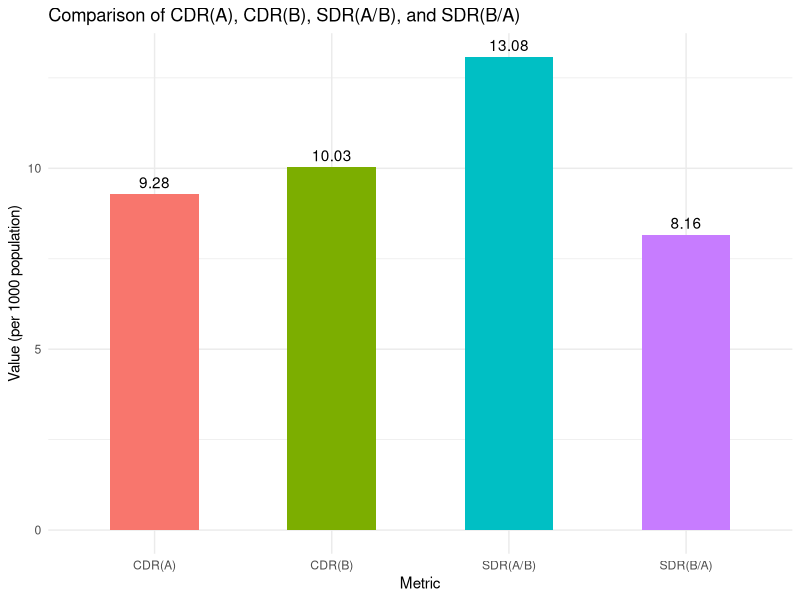

This figure's R source:
## ---- chunk 1
library(tidyverse)
## ---- chunk 2
# Given Data
mortality_data <- tibble(
  Age_Group = c("0-4", "5-14", "15-24", "25-64", "65+"),
  Px_A = c(660, 1200, 1000, 1975, 165),
  Mx_A = c(0.025, 0.004, 0.005, 0.006, 0.050),
  Px_B = c(595, 1275, 1340, 5350, 1440),
  Mx_B = c(0.020, 0.004, 0.006, 0.006, 0.030),
)
print(mortality_data)
## ---- chunk 3
mortality_data <- mortality_data %>%
  mutate(
    MxA_PxA = Mx_A * Px_A,
    MxB_PxB = Mx_B * Px_B,
    MxA_PxB = Mx_A * Px_B,
    MxB_PxA = Mx_B * Px_A
  )
print(mortality_data)
## ---- chunk 4
total_PxA <- sum(mortality_data$Px_A)
total_PxB <- sum(mortality_data$Px_B)
total_MxA_PxA <- sum(mortality_data$MxA_PxA)
total_MxB_PxB <- sum(mortality_data$MxB_PxB)
total_MxA_PxB <- sum(mortality_data$MxA_PxB)
total_MxB_PxA <- sum(mortality_data$MxB_PxA)
## ---- chunk 5
CDR_A <- (total_MxA_PxA / total_PxA) * 1000
CDR_B <- (total_MxB_PxB / total_PxB) * 1000
SDR_A_B <- (total_MxA_PxB / total_PxB) * 1000
SDR_B_A <- (total_MxB_PxA / total_PxA) * 1000
## ---- chunk 6
results <- tibble(
  Metric = c("CDR(A)", "CDR(B)", "SDR(A/B)", "SDR(B/A)"),
  Value = c(round(CDR_A, 2), round(CDR_B, 2), round(SDR_A_B, 2), round(SDR_B_A, 2))
)

mortality_data
results
## ---- chunk 7
# Plot Mortality Rates
ggplot(results, aes(x = Metric, y = Value, fill = Metric)) +
  geom_bar(stat = "identity", width = 0.5) +
  labs(
    title = "Comparison of CDR(A), CDR(B), SDR(A/B), and SDR(B/A)",
    x = "Metric",
    y = "Value (per 1000 population)"
  ) +
  theme_minimal() +
  theme(legend.position = "none") +
  geom_text(aes(label = round(Value, 2)), vjust = -0.5)
